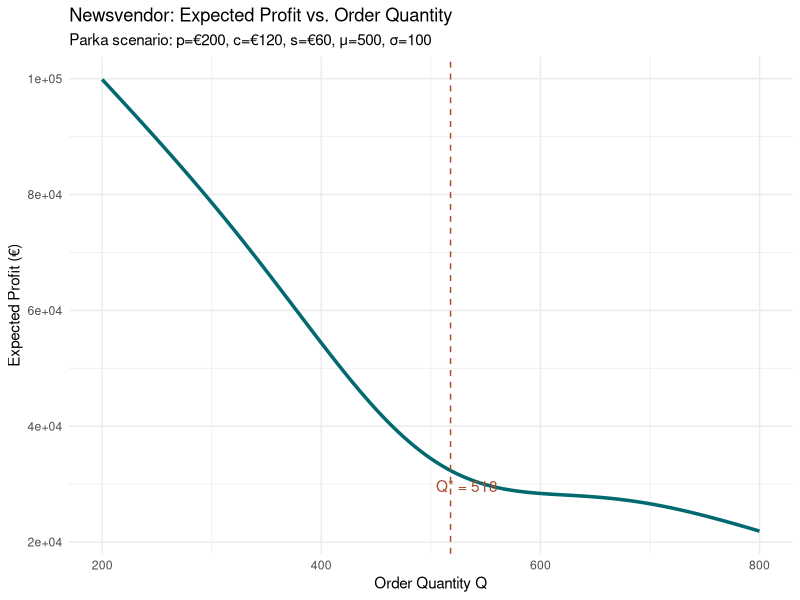
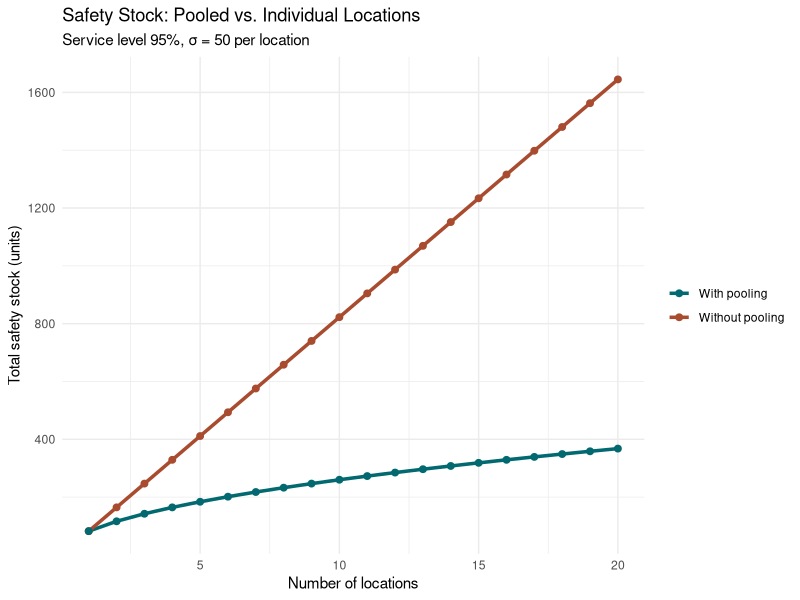

Write the R code that produced these figures, in order.
## ---- chunk 1
#| label: newsvendor-demo
#| echo: true
newsvendor_normal <- function(mu, sigma, p, c, s) {
  cu <- p - c     # underage cost (lost margin)
  co <- c - s     # overage cost (holding/disposal)
  CR <- cu / (cu + co)
  Q_star <- qnorm(CR, mean = mu, sd = sigma)
  z <- (Q_star - mu) / sigma
  
  # Expected profit
  E_profit <- (p - s) * mu - 
              (p - s) * sigma * dnorm(z) - 
              (c - s) * Q_star
  
  list(
    critical_ratio = round(CR, 4),
    Q_star         = round(Q_star),
    z_score        = round(z, 3),
    expected_profit = round(E_profit, 2)
  )
}

# Three product scenarios
scenarios <- list(
  parka    = list(mu = 500, sigma = 100, p = 200, c = 120, s = 60),
  t_shirt  = list(mu = 2000, sigma = 300, p = 15,  c = 8,   s = 3),
  handbag  = list(mu = 50,   sigma = 20,  p = 900, c = 400, s = 150)
)

results <- lapply(names(scenarios), function(nm) {
  s <- scenarios[[nm]]
  r <- do.call(newsvendor_normal, s)
  data.frame(Product = nm, CR = r$critical_ratio,
             Q_star = r$Q_star, E_Profit = r$expected_profit)
})

do.call(rbind, results)
## ---- chunk 2
#| label: fig-newsvendor
#| fig-cap: "Expected profit as a function of order quantity (Parka scenario)"
library(ggplot2)

Q_range <- seq(200, 800, by = 5)
profit_fn <- function(Q, mu, sigma, p, c, s) {
  # E[profit] = (p-s)*E[min(D,Q)] - (c-s)*Q
  # E[min(D,Q)] = mu - sigma*(phi(z) + z*(1-Phi(z)))
  z <- (Q - mu) / sigma
  E_min <- mu - sigma * (dnorm(z) + z * (1 - pnorm(z)))
  (p - s) * E_min - (c - s) * Q
}

profs <- profit_fn(Q_range, 500, 100, 200, 120, 60)
opt   <- newsvendor_normal(500, 100, 200, 120, 60)

ggplot(data.frame(Q = Q_range, Profit = profs), aes(Q, Profit)) +
  geom_line(color = "#01696F", linewidth = 1.2) +
  geom_vline(xintercept = opt$Q_star, linetype = "dashed", color = "#A84B2F") +
  annotate("text", x = opt$Q_star + 15, 
           y = min(profs) + 0.1 * diff(range(profs)),
           label = paste0("Q* = ", opt$Q_star), color = "#A84B2F") +
  labs(title = "Newsvendor: Expected Profit vs. Order Quantity",
       subtitle = "Parka scenario: p=€200, c=€120, s=€60, μ=500, σ=100",
       x = "Order Quantity Q", y = "Expected Profit (€)") +
  theme_minimal()
## ---- chunk 3
#| label: fig-pooling
#| fig-cap: "Safety stock reduction from inventory pooling"
library(ggplot2)

n_range <- 1:20
sigma <- 50
z <- qnorm(0.95)

df_pool <- data.frame(
  n           = n_range,
  without     = n_range * z * sigma,
  with_pooling = z * sqrt(n_range) * sigma
)

library(tidyr)
df_long <- pivot_longer(df_pool, -n, names_to = "config", values_to = "safety_stock")
df_long$config <- ifelse(df_long$config == "without", "Without pooling", "With pooling")

ggplot(df_long, aes(n, safety_stock, color = config)) +
  geom_line(linewidth = 1.2) +
  geom_point(size = 2) +
  scale_color_manual(values = c("#01696F", "#A84B2F")) +
  labs(title = "Safety Stock: Pooled vs. Individual Locations",
       subtitle = "Service level 95%, σ = 50 per location",
       x = "Number of locations", y = "Total safety stock (units)",
       color = NULL) +
  theme_minimal()
